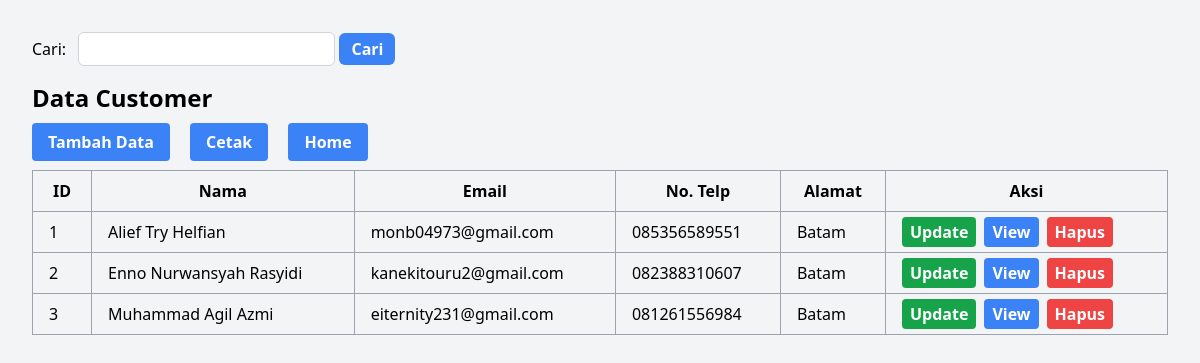
/public/customer/dashboard.php, run on the app's committed database.
### tables this page shows
CREATE TABLE `customer` (
  `id_customer` int(11) NOT NULL,
  `nama` varchar(100) NOT NULL,
  `email` varchar(50) NOT NULL,
  `no_telp` varchar(20) NOT NULL,
  `alamat` varchar(255) NOT NULL
);

### public/customer/dashboard.php (the view, shortened to what this page needs)
<?php
include_once("../../config/koneksi.php");
?>
<!DOCTYPE html>
<html lang="en">
<head>
    <link href="https://cdn.jsdelivr.net/npm/tailwindcss@2.2.19/dist/tailwind.min.css" rel="stylesheet">
    <link rel="stylesheet" href="../../src/output.css">
</head>
<body class="bg-gray-100 p-8">
<form action="dashboard.php" method="get" class="mb-4">
    <label class="mr-2">Cari:</label>
    <input type="text" name="cari" value="<?php echo isset($_GET['cari']) ? $_GET['cari'] : ''; ?>" class="border border-gray-300 px-3 py-1 rounded-md">
    <button type="submit" class="bg-blue-500 hover:bg-blue-600 text-white font-bold py-1 px-3 rounded-md">Cari</button>
</form>
<h1 class="text-2xl font-bold mb-4">Data Customer</h1>
<div class="mb-4">
    <a href="tambah/tambah.php" class="bg-blue-500 hover:bg-blue-600 text-white font-bold py-2 px-4 rounded mr-4">Tambah Data</a>
    <a href="cetak.php" target="_blank" class="bg-blue-500 hover:bg-blue-600 text-white font-bold py-2 px-4 rounded mr-4">Cetak</a>
    <a href="../dashboard.php" class="bg-blue-500 hover:bg-blue-600 text-white font-bold py-2 px-4 rounded">Home</a>
</div>
<table class="border-collapse border border-gray-400 w-full">
    <thead>
        <tr>
            <th class="border border-gray-400 px-4 py-2">ID</th>
            <th class="border border-gray-400 px-4 py-2">Nama</th>
            <th class="border border-gray-400 px-4 py-2">Email</th>
            <th class="border border-gray-400 px-4 py-2">No. Telp</th>
            <th class="border border-gray-400 px-4 py-2">Alamat</th>
            <th class="border border-gray-400 px-4 py-2">Aksi</th>
        </tr>
    </thead>
    <tbody>
        <?php
        if (isset($_GET['cari'])) {
            $query = "SELECT * FROM customer WHERE id_customer LIKE '%$cari%' OR nama LIKE '%$cari%' OR email LIKE '%$cari%'";
        } else {
            $query = "SELECT * FROM customer ORDER BY id_customer ASC";
        }
        $ambildata = mysqli_query($kon, $query);
        if ($ambildata) {
            while ($userAmbilData = mysqli_fetch_array($ambildata)) {
                echo "<tr>";
                echo "<td class='border border-gray-400 px-4 py-2'>" . $userAmbilData['id_customer'] . "</td>";
                echo "<td class='border border-gray-400 px-4 py-2'>" . $userAmbilData['nama'] . "</td>";
                echo "<td class='border border-gray-400 px-4 py-2'>" . $userAmbilData['email'] . "</td>";
                echo "<td class='border border-gray-400 px-4 py-2'>" . $userAmbilData['no_telp'] . "</td>";
                echo "<td class='border border-gray-400 px-4 py-2'>" . $userAmbilData['alamat'] . "</td>";
                echo "<td class='border border-gray-400 px-4 py-2'>";
                echo "<a href='update/update.php?id=" . $userAmbilData['id_customer'] . "' class='bg-green-600 hover:bg-green-700 text-white font-bold py-1 px-2 rounded'>Update</a>";
                echo "<a href='view/view.php?id=" . $userAmbilData['id_customer'] . "' class='bg-blue-500 hover:bg-blue-600 text-white font-bold py-1 px-2 rounded ml-2'>View</a>";
                echo "<a href='customerhapus.php?id=" . $userAmbilData['id_customer'] . "' class='bg-red-500 hover:bg-red-600 text-white font-bold py-1 px-2 rounded ml-2'>Hapus</a>";
                echo "</td>";
                echo "</tr>";
            }
        } else {
            echo "<tr><td class='border border-gray-400 px-4 py-2' colspan='6'>Data tidak ditemukan.</td></tr>";
        }
        ?>
    </tbody>
</table>
</body>
</html>

### data on the page
customer: id_customer "1", nama "Alief Try Helfian", email "monb04973@gmail.com", no_telp "085356589551", alamat "Batam"
customer: id_customer "2", nama "Enno Nurwansyah Rasyidi", email "kanekitouru2@gmail.com", no_telp "082388310607", alamat "Batam"
customer: id_customer "3", nama "Muhammad Agil Azmi", email "eiternity231@gmail.com", no_telp "081261556984", alamat "Batam"
